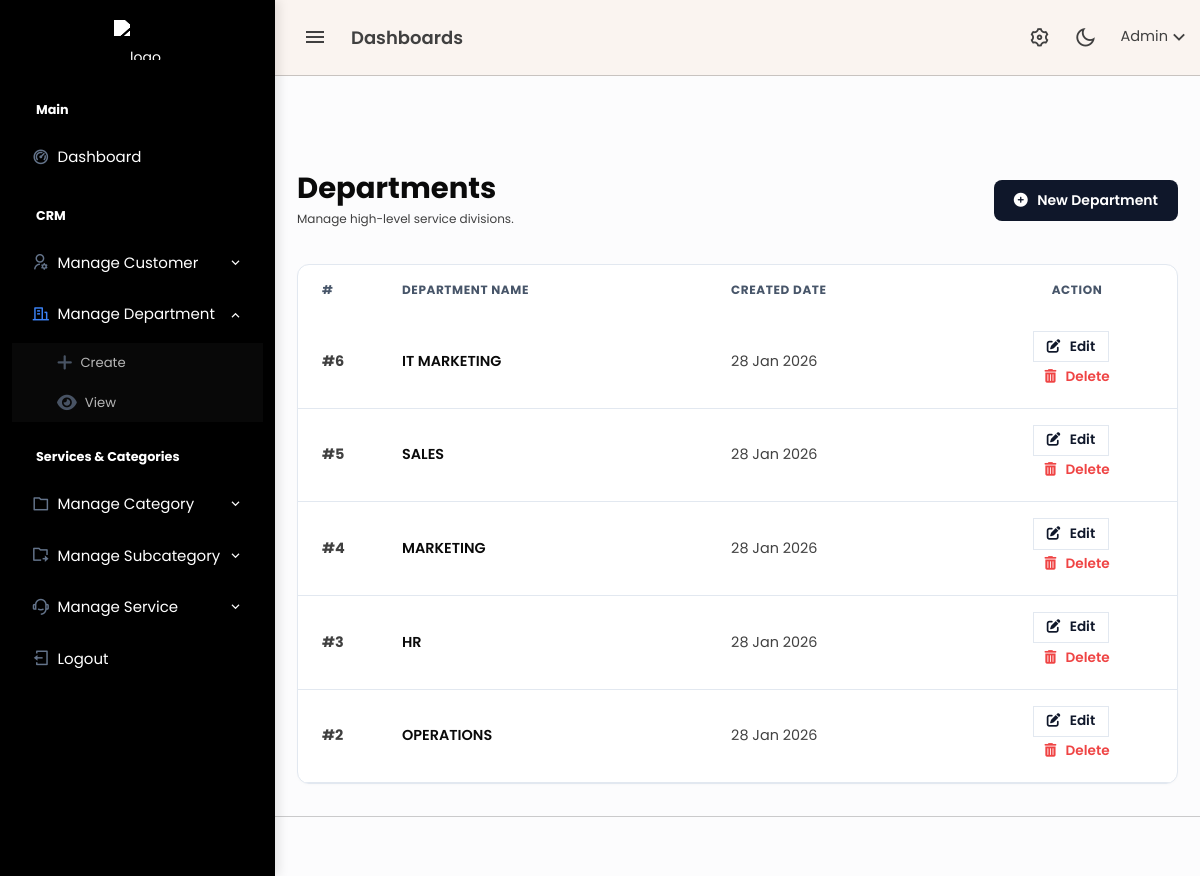
The page /admin/departments.php (signed in) on the database as committed earlier.
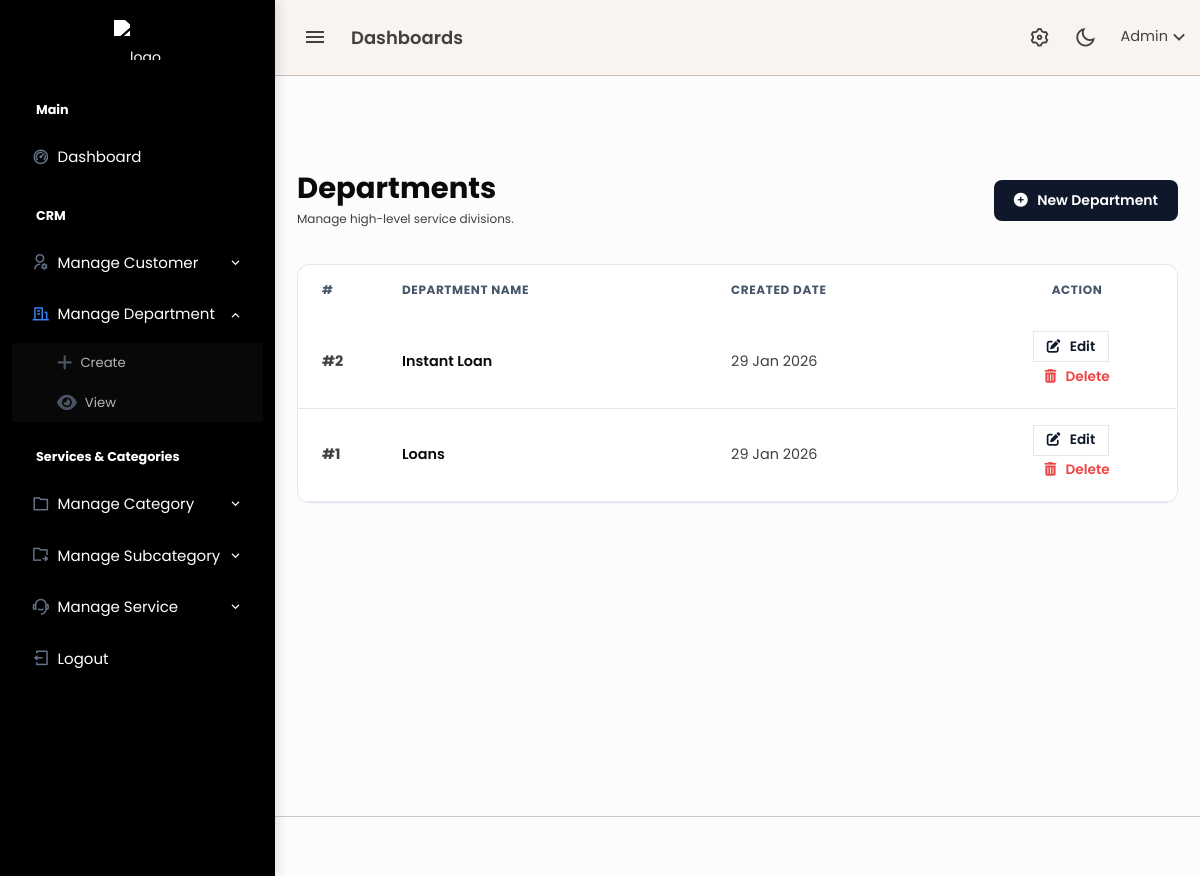
The same page on the database as committed later.
### tables this page shows
CREATE TABLE `departments` (
  `id` int(10) UNSIGNED NOT NULL,
  `name` varchar(255) NOT NULL,
  `created_at` timestamp NULL DEFAULT current_timestamp(),
  `updated_at` timestamp NULL DEFAULT current_timestamp() ON UPDATE current_timestamp(),
  `created_by` bigint(20) UNSIGNED DEFAULT NULL
);

### admin/departments.php (the view, shortened to what this page needs)
<?php
include 'db/config.php';
$res = mysqli_query($conn,
    "SELECT id, name, created_at FROM departments ORDER BY id DESC"
);
?>
<?php include 'header.php'; ?>
<?php include 'topbar.php'; ?>
<?php include 'sidebar.php'; ?>
<div class="content-page">
    <div class="content">
        <div class="container-fluid pt-5">
            <div class="d-flex justify-content-between align-items-center mb-4">
                <div>
                    <h2 class="fw-bold text-dark mb-1">Departments</h2>
                    <p class="text-muted small mb-0">Manage high-level service divisions.</p>
                </div>
                <a href="add-department.php" class="btn btn-submit-pro">
                    <i class="fas fa-plus-circle me-1"></i> New Department
                </a>
            </div>
            <div class="card card-modern">
                <div class="card-body p-0">
                    <div class="table-responsive">
                        <table class="table table-modern mb-0 align-middle">
                            <thead>
                                <tr>
                                    <th width="80">#</th>
                                    <th>Department Name</th>
                                    <th>Created Date</th>
                                    <th width="200" class="text-center">Action</th>
                                </tr>
                            </thead>
                            <tbody>
                            <?php if(mysqli_num_rows($res) > 0): ?>
                                <?php while ($row = mysqli_fetch_assoc($res)) { ?>
                                    <tr>
                                        <td class="text-muted fw-bold">#<?= $row['id'] ?></td>
                                        <td class="fw-semibold text-dark"><?= htmlspecialchars($row['name']) ?></td>
                                        <td class="text-muted"><?= date('d M Y', strtotime($row['created_at'])) ?></td>
                                        <td class="text-center">
                                            <a href="add-department.php?id=<?= $row['id'] ?>"
                                               class="btn btn-sm btn-action-edit me-2">
                                               <i class="fas fa-edit me-1"></i> Edit
                                            </a>
                                            <form action="db/department-delete.php"
                                                  method="POST"
                                                  style="display:inline"
                                                  onsubmit="return confirm('Delete this department?')">
                                                <button type="submit" class="btn btn-sm btn-action-delete border-0">
                                                    <i class="fas fa-trash-alt me-1"></i> Delete
                                                </button>
                                            </form>
                                        </td>
                                    </tr>
                                <?php } ?>
                            <?php else: ?>
                                <tr>
                                    <td colspan="4" class="text-center py-5 text-muted">No departments found.</td>
                                </tr>
                            <?php endif; ?>
                            </tbody>
                        </table>
                    </div>
                </div>
            </div>
        </div>
    </div>
</div>
<?php include 'footer.php'; ?>

Rows that differ between the two databases and show on the page:
removed departments: id "6", name "IT MARKETING", created_at "28 Jan 2026"
removed departments: id "5", name "SALES", created_at "28 Jan 2026"
removed departments: id "4", name "MARKETING", created_at "28 Jan 2026"
removed departments: id "3", name "HR", created_at "28 Jan 2026"
changed departments id 2: name "OPERATIONS" → "Instant Loan"; created_at "28 Jan 2026" → "29 Jan 2026"
added departments: id "1", name "Loans", created_at "29 Jan 2026"
